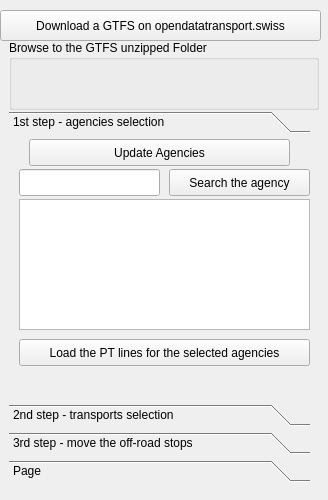
<?xml version="1.0" encoding="UTF-8"?>
<ui version="4.0">
 <class>GtfsShapesCreatorDockWidgetBase</class>
 <widget class="QDockWidget" name="GtfsShapesCreatorDockWidgetBase">
  <property name="geometry">
   <rect>
    <x>0</x>
    <y>0</y>
    <width>328</width>
    <height>500</height>
   </rect>
  </property>
  <property name="minimumSize">
   <size>
    <width>328</width>
    <height>500</height>
   </size>
  </property>
  <property name="windowTitle">
   <string>GTFS Shapes Creator</string>
  </property>
  <widget class="QWidget" name="dockWidgetContents">
   <widget class="QPushButton" name="openTheLinkButton">
    <property name="geometry">
     <rect>
      <x>0</x>
      <y>10</y>
      <width>321</width>
      <height>31</height>
     </rect>
    </property>
    <property name="minimumSize">
     <size>
      <width>0</width>
      <height>30</height>
     </size>
    </property>
    <property name="acceptDrops">
     <bool>false</bool>
    </property>
    <property name="text">
     <string>Download a GTFS on opendatatransport.swiss</string>
    </property>
   </widget>
   <widget class="QGroupBox" name="GTFSdetection">
    <property name="geometry">
     <rect>
      <x>9</x>
      <y>40</y>
      <width>310</width>
      <height>70</height>
     </rect>
    </property>
    <property name="maximumSize">
     <size>
      <width>16777215</width>
      <height>70</height>
     </size>
    </property>
    <property name="title">
     <string>Browse to the GTFS unzipped Folder</string>
    </property>
    <layout class="QVBoxLayout" name="verticalLayout">
     <item>
      <widget class="QgsFileWidget" name="mGtfsFolderWidget">
       <property name="minimumSize">
        <size>
         <width>280</width>
         <height>0</height>
        </size>
       </property>
       <property name="maximumSize">
        <size>
         <width>16777215</width>
         <height>45</height>
        </size>
       </property>
       <property name="font">
        <font>
         <italic>true</italic>
        </font>
       </property>
       <property name="whatsThis">
        <string/>
       </property>
       <property name="fileWidgetButtonVisible">
        <bool>true</bool>
       </property>
       <property name="useLink">
        <bool>false</bool>
       </property>
       <property name="fullUrl">
        <bool>false</bool>
       </property>
       <property name="dialogTitle">
        <string/>
       </property>
       <property name="defaultRoot">
        <string/>
       </property>
       <property name="storageMode">
        <enum>QgsFileWidget::GetDirectory</enum>
       </property>
      </widget>
     </item>
    </layout>
   </widget>
   <widget class="QToolBox" name="toolBox">
    <property name="geometry">
     <rect>
      <x>9</x>
      <y>111</y>
      <width>301</width>
      <height>371</height>
     </rect>
    </property>
    <property name="currentIndex">
     <number>0</number>
    </property>
    <widget class="QWidget" name="step_1">
     <property name="geometry">
      <rect>
       <x>0</x>
       <y>0</y>
       <width>301</width>
       <height>239</height>
      </rect>
     </property>
     <attribute name="label">
      <string>1st step - agencies selection</string>
     </attribute>
     <widget class="QPushButton" name="updateAgenciesButton">
      <property name="geometry">
       <rect>
        <x>20</x>
        <y>0</y>
        <width>261</width>
        <height>27</height>
       </rect>
      </property>
      <property name="focusPolicy">
       <enum>Qt::StrongFocus</enum>
      </property>
      <property name="inputMethodHints">
       <set>Qt::ImhNone</set>
      </property>
      <property name="text">
       <string>Update Agencies</string>
      </property>
     </widget>
     <widget class="QListWidget" name="listAgenciesWidget">
      <property name="geometry">
       <rect>
        <x>10</x>
        <y>60</y>
        <width>291</width>
        <height>131</height>
       </rect>
      </property>
      <property name="focusPolicy">
       <enum>Qt::TabFocus</enum>
      </property>
      <property name="tabKeyNavigation">
       <bool>false</bool>
      </property>
      <property name="selectionMode">
       <enum>QAbstractItemView::MultiSelection</enum>
      </property>
     </widget>
     <widget class="QPushButton" name="searchButton">
      <property name="geometry">
       <rect>
        <x>160</x>
        <y>30</y>
        <width>141</width>
        <height>27</height>
       </rect>
      </property>
      <property name="focusPolicy">
       <enum>Qt::TabFocus</enum>
      </property>
      <property name="contextMenuPolicy">
       <enum>Qt::ActionsContextMenu</enum>
      </property>
      <property name="inputMethodHints">
       <set>Qt::ImhNone</set>
      </property>
      <property name="text">
       <string>Search the agency</string>
      </property>
      <property name="checkable">
       <bool>false</bool>
      </property>
      <property name="autoDefault">
       <bool>false</bool>
      </property>
      <property name="default">
       <bool>false</bool>
      </property>
     </widget>
     <widget class="QPushButton" name="updateBusButton">
      <property name="geometry">
       <rect>
        <x>10</x>
        <y>200</y>
        <width>291</width>
        <height>27</height>
       </rect>
      </property>
      <property name="focusPolicy">
       <enum>Qt::TabFocus</enum>
      </property>
      <property name="text">
       <string>Load the PT lines for the selected agencies</string>
      </property>
     </widget>
     <widget class="QLineEdit" name="searchLineEdit">
      <property name="geometry">
       <rect>
        <x>10</x>
        <y>30</y>
        <width>141</width>
        <height>27</height>
       </rect>
      </property>
      <property name="clearButtonEnabled">
       <bool>false</bool>
      </property>
     </widget>
    </widget>
    <widget class="QWidget" name="step_2">
     <property name="geometry">
      <rect>
       <x>0</x>
       <y>0</y>
       <width>301</width>
       <height>239</height>
      </rect>
     </property>
     <attribute name="label">
      <string>2nd step - transports selection</string>
     </attribute>
     <widget class="QListWidget" name="listBusWidget">
      <property name="geometry">
       <rect>
        <x>0</x>
        <y>30</y>
        <width>301</width>
        <height>131</height>
       </rect>
      </property>
      <property name="focusPolicy">
       <enum>Qt::TabFocus</enum>
      </property>
      <property name="selectionMode">
       <enum>QAbstractItemView::MultiSelection</enum>
      </property>
      <property name="flow">
       <enum>QListView::LeftToRight</enum>
      </property>
      <property name="isWrapping" stdset="0">
       <bool>true</bool>
      </property>
      <property name="itemAlignment">
       <set>Qt::AlignCenter</set>
      </property>
      <property name="sortingEnabled">
       <bool>true</bool>
      </property>
     </widget>
     <widget class="QPushButton" name="uploadOSMButton">
      <property name="geometry">
       <rect>
        <x>0</x>
        <y>170</y>
        <width>301</width>
        <height>41</height>
       </rect>
      </property>
      <property name="focusPolicy">
       <enum>Qt::TabFocus</enum>
      </property>
      <property name="acceptDrops">
       <bool>false</bool>
      </property>
      <property name="text">
       <string>Load the stops and create the roads/rails 
networks for the selected transports</string>
      </property>
     </widget>
     <widget class="QLabel" name="label">
      <property name="geometry">
       <rect>
        <x>70</x>
        <y>210</y>
        <width>231</width>
        <height>20</height>
       </rect>
      </property>
      <property name="text">
       <string>It will take lot of time, be patient...</string>
      </property>
     </widget>
     <widget class="QPushButton" name="RmvBusesButton">
      <property name="geometry">
       <rect>
        <x>80</x>
        <y>0</y>
        <width>221</width>
        <height>27</height>
       </rect>
      </property>
      <property name="text">
       <string>Remove precedent loaded liens</string>
      </property>
     </widget>
    </widget>
    <widget class="QWidget" name="step_3">
     <property name="geometry">
      <rect>
       <x>0</x>
       <y>0</y>
       <width>301</width>
       <height>239</height>
      </rect>
     </property>
     <attribute name="label">
      <string>3rd step - move the off-road stops</string>
     </attribute>
     <widget class="QListWidget" name="stopsnmRDlistWidget">
      <property name="geometry">
       <rect>
        <x>0</x>
        <y>30</y>
        <width>301</width>
        <height>171</height>
       </rect>
      </property>
      <property name="focusPolicy">
       <enum>Qt::TabFocus</enum>
      </property>
     </widget>
     <widget class="QPushButton" name="zoomStopButton">
      <property name="geometry">
       <rect>
        <x>110</x>
        <y>0</y>
        <width>191</width>
        <height>27</height>
       </rect>
      </property>
      <property name="maximumSize">
       <size>
        <width>16777215</width>
        <height>16777215</height>
       </size>
      </property>
      <property name="focusPolicy">
       <enum>Qt::TabFocus</enum>
      </property>
      <property name="layoutDirection">
       <enum>Qt::LeftToRight</enum>
      </property>
      <property name="text">
       <string>Zoom on the selected Stop</string>
      </property>
     </widget>
     <widget class="QPushButton" name="createTripsButton">
      <property name="geometry">
       <rect>
        <x>-3</x>
        <y>210</y>
        <width>301</width>
        <height>27</height>
       </rect>
      </property>
      <property name="focusPolicy">
       <enum>Qt::TabFocus</enum>
      </property>
      <property name="text">
       <string>Create the paths for each trip</string>
      </property>
     </widget>
    </widget>
    <widget class="QWidget" name="page">
     <property name="geometry">
      <rect>
       <x>0</x>
       <y>0</y>
       <width>301</width>
       <height>239</height>
      </rect>
     </property>
     <attribute name="label">
      <string>Page</string>
     </attribute>
    </widget>
   </widget>
  </widget>
 </widget>
 <customwidgets>
  <customwidget>
   <class>QgsFileWidget</class>
   <extends>QWidget</extends>
   <header>qgsfilewidget.h</header>
  </customwidget>
 </customwidgets>
 <resources/>
 <connections>
  <connection>
   <sender>searchLineEdit</sender>
   <signal>returnPressed()</signal>
   <receiver>searchButton</receiver>
   <slot>click()</slot>
   <hints>
    <hint type="sourcelabel">
     <x>89</x>
     <y>208</y>
    </hint>
    <hint type="destinationlabel">
     <x>239</x>
     <y>208</y>
    </hint>
   </hints>
  </connection>
 </connections>
</ui>
